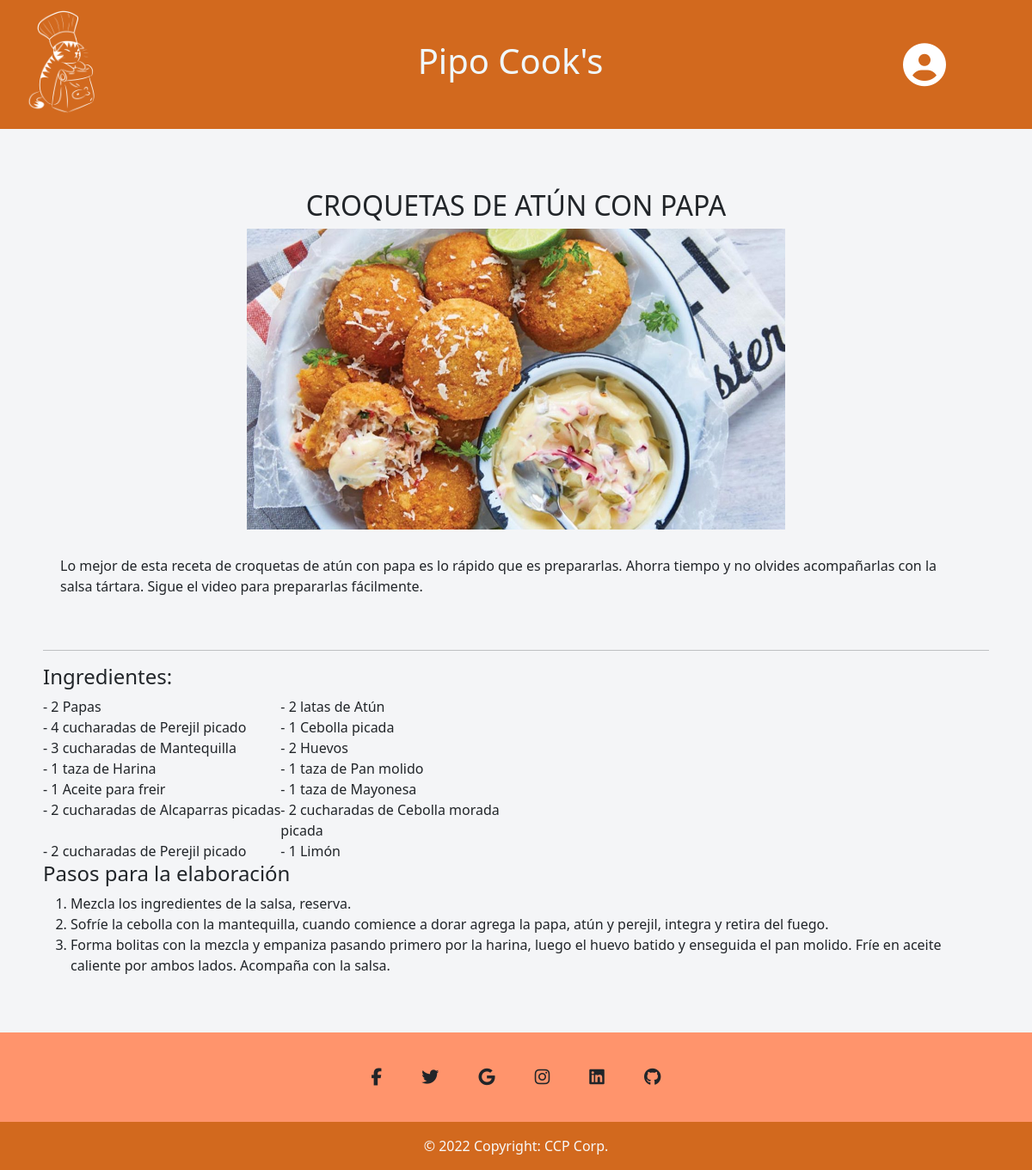
The page /pipocooks-PHP/templates/receta.php?idUsuario=1&idReceta=10 on the database its author committed.
### tables this page shows
CREATE TABLE `recetas` (
  `idReceta` int(11) NOT NULL,
  `nombre_receta` varchar(45) NOT NULL,
  `descripcion_receta` varchar(500) NOT NULL,
  `imagen_receta` varchar(100) NOT NULL
);

### pipocooks-PHP/templates/receta.php (the view, shortened to what this page needs)
<?php
$idUsuario = $_REQUEST["idUsuario"];
$idReceta = $_REQUEST["idReceta"];
$dbh = new PDO("mysql:host=$host;dbname=$dbname", $user, $pwd);
$consultaReceta = $dbh->prepare("select * from recetas where idReceta=" . $idReceta);
$consultaReceta->execute();
while($resultadoReceta = $consultaReceta->fetch(PDO::FETCH_ASSOC))
{
    $nombreReceta =  $resultadoReceta['nombre_receta'];
    $descripcionReceta =  $resultadoReceta['descripcion_receta'];
    $imagenReceta = $resultadoReceta['imagen_receta'];
}
$consultaIngredientes = $dbh->prepare("select * from ingredientes where idRecetaFK=" . $idReceta);
$consultaIngredientes->execute();
while($resultadoIngrediente = $consultaIngredientes->fetch(PDO::FETCH_ASSOC))
{
    $nombreIngrediente[] =  trim($resultadoIngrediente['nombre_ingrediente']);
    $cantidadIngrediente[] =  $resultadoIngrediente['cantidad'];
    $medidaIngrediente[] = $resultadoIngrediente['medida'];
}
$consultaPasos = $dbh->prepare("select * from pasos where idRecetaFK=" . $idReceta);
$consultaPasos->execute();
while($resultadoPasos = $consultaPasos->fetch(PDO::FETCH_ASSOC))
{
    $idPasos[] = $resultadoIngrediente['idIngrediente'];
    $descripcionPasos[] =  trim($resultadoPasos['descripcion_pasos']);
}
?>
<!DOCTYPE html>
<html lang="en">
<head>
    <link rel="stylesheet" href="../css/styles-index.css">
    <link rel="stylesheet" href="../css/styles-receta.css">
    <link href="https://cdn.jsdelivr.net/npm/bootstrap@5.1.3/dist/css/bootstrap.min.css" rel="stylesheet">
    <link href="https://cdn.jsdelivr.net/npm/bootstrap@5.2.1/dist/css/bootstrap.min.css" rel="stylesheet">
</head>
<body>
<header class="header">
        <img src="../img/logoTransparente.png" width="150px" alt="">
        <a href="../index.php?idUsuario=<?php echo $idUsuario; ?>" style="color: aliceblue !important; text-decoration: none !important;"><h1>Pipo Cook's</h1></a>
        <div class="dropdown" style="width: 163px;">
            <button class="btn" type="button" id="dropdownMenuButton1" data-bs-toggle="dropdown" aria-expanded="false" style="font-size: 50px; text-align: end;"><i style="color: white;" class="fa-solid fa-circle-user"></i>
            </button>
        </div>
    </header>
    <main class="main espaciado">
        <div class="headerReceta">
            <h2><?php
            echo $nombreReceta; ?></h2>
        </div>
        <div class="receta">
            <img src="../img/<?php echo $imagenReceta; ?>" alt="<?php echo $nombreReceta; ?>" height="350px">
            <p class="descripcion"><?php echo $descripcionReceta; ?></p>
        </div>
        <hr>
        <section class="ingredientes">
            <h4 style="grid-area: ingredientes;">Ingredientes:</h4>
            <?php
            for($i = 0; $i < sizeof($nombreIngrediente); $i++){
                        ?>
            <div>- <?php echo $cantidadIngrediente[$i];
            if($medidaIngrediente[$i] != "unidad"){
                echo " ", $medidaIngrediente[$i], " de ";
                }
                echo " ", $nombreIngrediente[$i];?></div>
            <?php } ?>
        </section>
        <section class="pasos">
            <h4>Pasos para la elaboración</h4>
            <ol style="font-size: 16px;">
            <?php
            for($i = 0; $i < sizeof($idPasos); $i++){
                ?>
                <li><?php echo $descripcionPasos[$i]; ?></li>
                <?php } ?>
            </ol>
        </section>
    </main>
    <footer class="text-center text-white" style="background-color: #ff946c;">
        <div class="container pt-4">
            <section class="mb-4">
                <a class="btn btn-link btn-floating btn-lg text-dark m-1" href="#!" role="button" data-mdb-ripple-color="dark"><i class="fab fa-facebook-f"></i></a>
                <a class="btn btn-link btn-floating btn-lg text-dark m-1" href="#!" role="button" data-mdb-ripple-color="dark"><i class="fab fa-twitter"></i></a>
                <a class="btn btn-link btn-floating btn-lg text-dark m-1" href="#!" role="button" data-mdb-ripple-color="dark"><i class="fab fa-google"></i></a>
                <a class="btn btn-link btn-floating btn-lg text-dark m-1" href="#!" role="button" data-mdb-ripple-color="dark"><i class="fab fa-instagram"></i></a>
                <a class="btn btn-link btn-floating btn-lg text-dark m-1" href="#!" role="button" data-mdb-ripple-color="dark"><i class="fab fa-linkedin"></i></a>
                <a class="btn btn-link btn-floating btn-lg text-dark m-1" href="#!" role="button" data-mdb-ripple-color="dark"><i class="fab fa-github"></i></a>
            </section>
        </div>
        <div class="text-center text-light p-3 footer" style="background-color: chocolate;">
            © 2022 Copyright: CCP Corp.
        </div>
    </footer>
</body>
</html>

### pipocooks-PHP/css/styles-index.css (style rules this page uses)
* { margin: 0; padding: 0; text-decoration: none; }
body { background-color: #f4f5f7 !important; }
:root { --color-fuente: hsl(27, 100%, 20%); }
.header { display: flex; justify-content: space-between; align-items: center; width: 100%; background-color:chocolate; margin-bottom: 20px; color: #f4f5f7; }
.main { height: 100vh; }
.fa-circle-user { color: var(--color-fuente); }
@media (max-width: 1280px) { .main { height: auto !important; } }

### pipocooks-PHP/css/styles-receta.css (style rules this page uses)
* { padding: 0; margin: 0; box-sizing: border-box; }
.espaciado { width: 100%; padding: 50px; margin: auto; }
.receta { display: grid; justify-items: center; }
.descripcion { padding: 30px 20px; }
.ingredientes { display: grid; grid-template-rows: auto auto; grid-template-areas: "ingredientes ingredientes"; width: 50%; }
.headerReceta { text-align: center; }

### rows shown on the page
recetas: nombre_receta "CROQUETAS DE ATÚN CON PAPA", imagen_receta (picture), descripcion_receta "Lo mejor de esta receta de croquetas de atún con papa es lo rápido que es prepararlas. Ahorra tiempo y no olvides acompañarlas con la salsa tártara. Sigue el video para prepararlas fácilmente."

### other values the page prints
$cantidadIngrediente[$i] "2"
$nombreIngrediente[$i] "Papas"
$medidaIngrediente[$i] "latas"
$nombreIngrediente[$i] "Atún"
$cantidadIngrediente[$i] "4"
$medidaIngrediente[$i] "cucharadas"
$nombreIngrediente[$i] "Perejil picado"
$cantidadIngrediente[$i] "1"
$nombreIngrediente[$i] "Cebolla picada"
$cantidadIngrediente[$i] "3"
$nombreIngrediente[$i] "Mantequilla"
$nombreIngrediente[$i] "Huevos"
$medidaIngrediente[$i] "taza"
$nombreIngrediente[$i] "Harina"
$nombreIngrediente[$i] "Pan molido"
